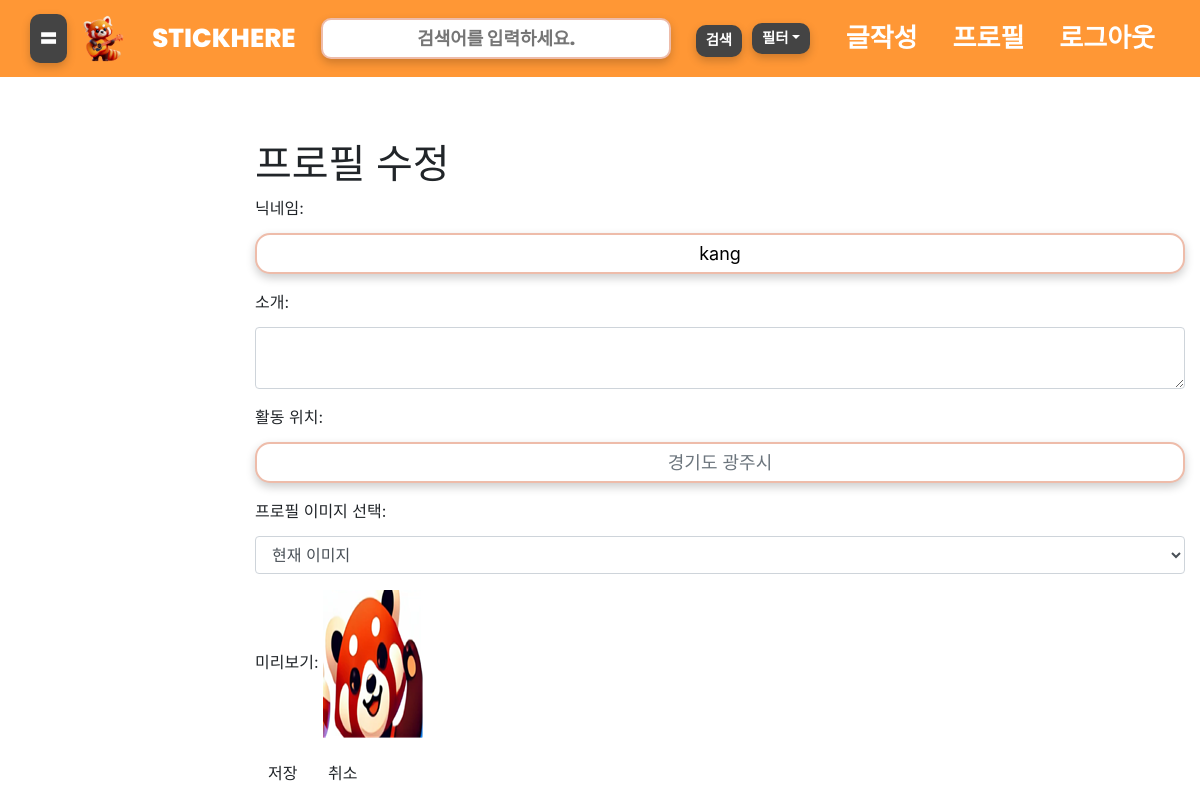
The app's page /profile_edit/ (signed in), older data.
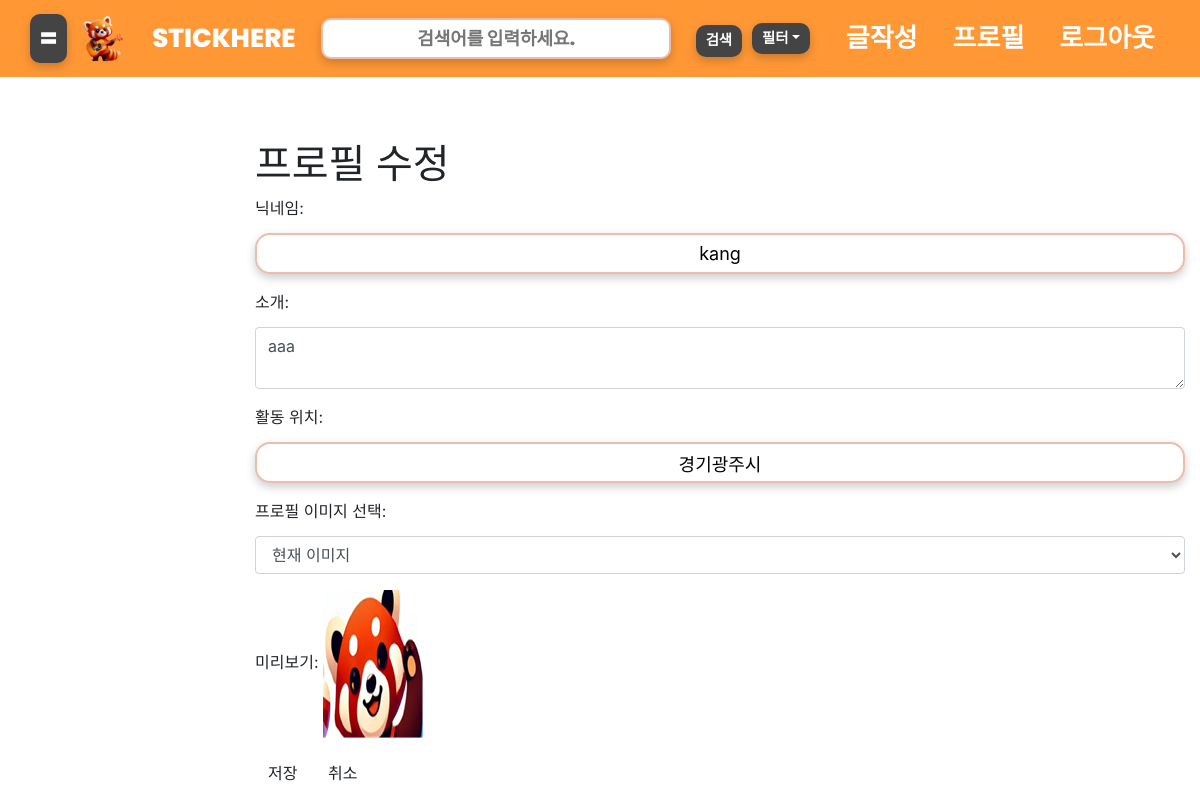
The same page, newer data.
### account/models.py (models this page shows, shortened)
class UserProfile(models.Model):
    user = models.OneToOneField(settings.AUTH_USER_MODEL, on_delete=models.CASCADE)
    text = models.TextField(blank=True)
    location = models.CharField(verbose_name='활동지역', max_length=100)

### account/views.py (the view, shortened to what this page needs)
# urls.py: path('profile_edit/',view=profile_modify, name='profile_edit'),
@login_required
def profile_modify(request):
    user_profile = UserProfile.objects.get(user=request.user)
    return render(request, 'profile_edit.html', {'user_profile': user_profile})

### account/templates/profile_edit.html (shortened to what this page needs)
{% extends "base.html" %}
{% load static %}
{% block content %}
<div class="container">
    <h1>프로필 수정</h1>
    <form method="post" enctype="multipart/form-data">
        <div class="form-group">
            <label for="nickname">닉네임:</label>
            <input type="text" id="nickname" name="nickname" class="form-control" value="{{ user.nickname }}" required>
        </div>
        <div class="form-group">
            <label for="bio">소개:</label>
            <textarea id="bio" name="text" class="form-control">{{ user_profile.text }}</textarea>
        </div>
        <div class="form-group">
            <label for="location">활동 위치:</label>
            <input type="text" id="location" name="location" class="form-control" value="{{ user_profile.location }}" placeholder="경기도 광주시" required>
        </div>
        <div class="form-group">
            <label for="existing_profile_image">프로필 이미지 선택:</label>
            <select id="existing_profile_image" name="existing_profile_image" class="form-control" onchange="toggleUploadOption()">
                {% if user.img %}
                    <option value="{{ user.img.url }}" selected>현재 이미지</option>
                {% else %}
                    <option value="{% static 'uploads/logo.png'%}" selected>현재 이미지</option>
                {%endif%}
            </select>
        </div>
        <div class="form-group">
            <label for="profile_image_preview">미리보기:</label>
            {% if user.img %}
            <img id="profile_image_preview" src="{{ user.img.url }}" alt="프로필 이미지 미리보기" width="100">
            {% else %}
            <img id="profile_image_preview" src="{% static 'uploads/logo.png' %}" alt="프로필 이미지 미리보기" width="100">
            {%endif%}
        </div>
        <button type="submit" class="btn">저장</button>
        <a href="{% url 'profile_view' user.pk %}" class="btn">취소</a>
    </form>
</div>
{% endblock %}

Row changes from the older to the newer data that the page shows:
now on this page (row edited): UserProfile: text "aaa", location "경기광주시"
